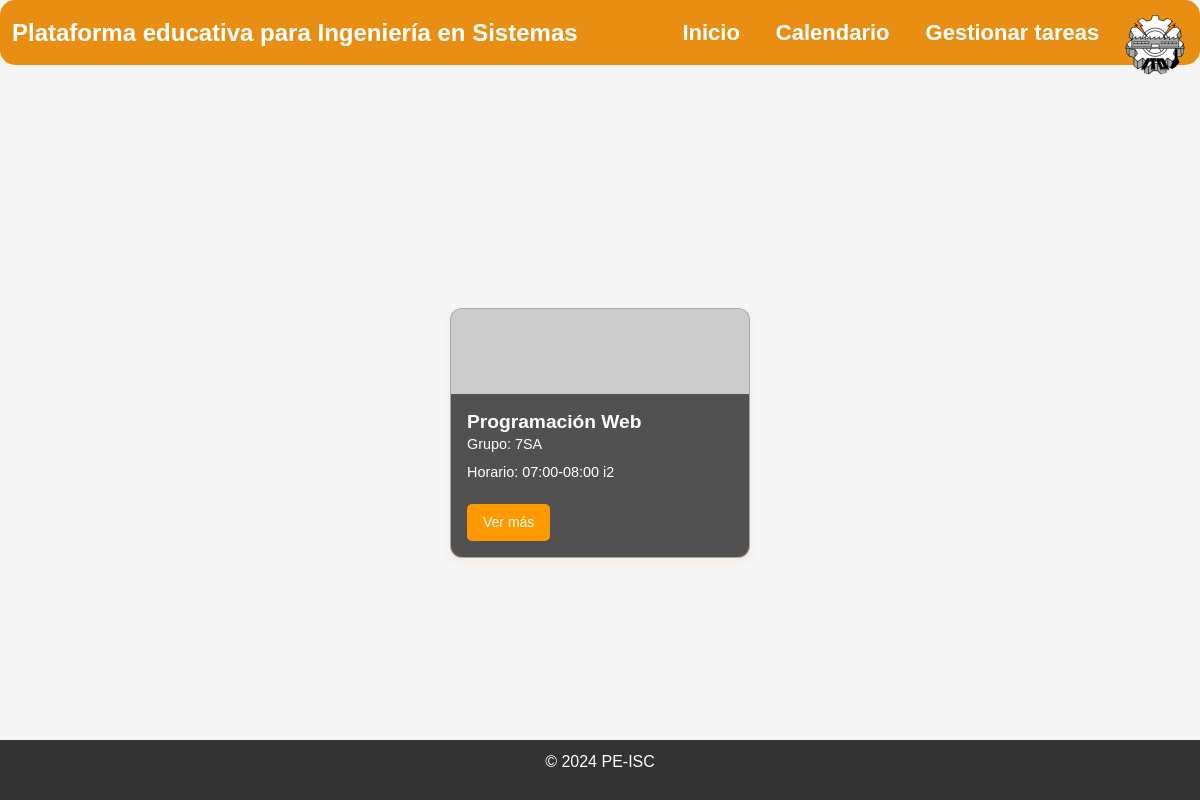
Page /inicioProfesor.php (signed in) on the committed database.
### tables this page shows
CREATE TABLE `grupos` (
  `id_grupo` int(11) NOT NULL,
  `id_curso` int(11) DEFAULT NULL,
  `nombre_grupo` varchar(100) NOT NULL,
  `horario` varchar(20) DEFAULT NULL,
  `aula` varchar(50) DEFAULT NULL
);

CREATE TABLE `cursos` (
  `id_curso` int(11) NOT NULL,
  `nombre_curso` varchar(100) NOT NULL,
  `id_docente` int(11) DEFAULT NULL,
  `fecha_creacion` timestamp NOT NULL DEFAULT current_timestamp(),
  `imagen_url` varchar(255) DEFAULT NULL
);

### inicioProfesor.php (the view, shortened to what this page needs)
<?php
$num_control = $_SESSION['usuario'];
$conexion = mysqli_connect("localhost", "root", "", "peis");
?>
<!DOCTYPE html>
<html lang="es">
<head>
    <link rel="stylesheet" href="bootstrap-5.3.3/css/bootstrap.min.css">
    <link rel="stylesheet" href="css/iniciosesionalumno.css">
    <link rel="stylesheet" href="css/estilostarjetas.css">
</head>
<body>
<nav class="navbar navbar-expand-lg">
    <div class="container-fluid">
        <a class="navbar-brand text-center" href="#">Plataforma educativa para Ingeniería en Sistemas</a>
        <div class="collapse navbar-collapse justify-content-center">
            <ul class="navbar-nav">
                <li class="nav-item">
                    <a class="nav-link" href="inicioProfesor.php">Inicio</a>
                </li>
                <li class="nav-item">
                    <a class="nav-link" href="calendarioProfesor.php">Calendario</a>
                </li>
                <li class="nav-item">
                    <a class="nav-link" href="gestionTareasProfesor.php">Gestionar tareas</a>
                </li>
            </ul>
        </div>
    </div>
</nav>
<div class="profile-container">
    <a href="#" id="perfilDropdown" data-bs-toggle="dropdown" aria-expanded="false">
        <img src="img/Logoito120.png" alt="Foto de perfil" class="profile-img">
    </a>
</div>
<main>
    <div class="card-container">
    <?php
    try {
        $consulta_materias = "
            SELECT
                c.id_curso,
                c.nombre_curso AS nombre_materia,
                g.nombre_grupo,
                c.imagen_url,
                g.horario,
                g.aula
            FROM
                cursos c
            JOIN
                grupos g ON c.id_curso = g.id_curso
            WHERE
                c.id_docente = '$num_control'
            ORDER BY
                c.nombre_curso, g.nombre_grupo
        ";
        $resultado_materias = mysqli_query($conexion, $consulta_materias);
        if ($resultado_materias && mysqli_num_rows($resultado_materias) > 0) {
            while ($row = mysqli_fetch_assoc($resultado_materias)) {
                $imagen_url = $row['imagen_url'];
                $id_curso = $row['id_curso'];
                echo "<div class='card' style='background-image: url($imagen_url)'>";
                echo "<div class='card-content'>";
                echo "<h2 class='card-title'>" . $row['nombre_materia'] . "</h2>";
                echo "<p class='card-subtitle'>Grupo: " . $row['nombre_grupo'] . "</p>";
                echo "<p class='card-subtitle'>Horario: " . $row['horario'] . ' ' . $row['aula'] . "</p>";
                echo "<button class='view-more' onclick='showTasks($id_curso)'>Ver más</button>";
                echo "</div>";
                echo "</div>";
            }
        } else {
            echo "<p class='text-center'>No tienes materias asignadas actualmente.</p>";
        }
    } catch (mysqli_sql_exception $e) {
        echo "Error en la consulta: " . $e->getMessage();
    }
    ?>
    </div>
</main>
<footer>
    <p>© 2024 PE-ISC</p>
</footer>
</body>
</html>

### css/iniciosesionalumno.css (style rules this page uses)
body { background-color: #fae8ce; }
.navbar-brand { font-size: 24px !important; }
.navbar-expand-lg { border-radius: 15px; }
.navbar { background-color: #e88f13 !important; }
.navbar-nav .nav-link { font-size: 22px !important; color: #ffffff !important; }
footer { background-color: #333; color: white; text-align: center; padding: 10px 0; position: fixed; bottom: 0; width: 100%; }

### css/estilostarjetas.css (style rules this page uses)
* { margin: 0; padding: 0; box-sizing: border-box; }
.card-container { display: flex; flex-wrap: wrap; gap: 20px; justify-content: center; padding: 20px; }
.card { width: 300px; height: 250px; border-radius: 8px; overflow: hidden; box-shadow: 0 4px 8px rgba(245, 131, 0, 0.1) !important; background-size: cover; background-position: center; color: rgb(255, 255, 255); position: relative; }
.card-title { font-size: 18px; font-weight: bold; margin-bottom: 5px; }
.card-subtitle { font-size: 14px; margin-bottom: 10px; }
.view-more { padding: 8px 12px; border: none; border-radius: 4px; background-color: #e88f13; color: white; font-size: 14px; cursor: pointer; transition: background-color 0.3s; }

### inicioProfesor.php (style rules this page uses)
body { font-family: Arial, sans-serif; background-color: #f5f5f5; display: flex; flex-direction: column; min-height: 100vh; }
.navbar { background-color: #ff9900; }
.navbar-brand, .navbar-nav .nav-link { color: white; font-weight: bold; }
.navbar .container-fluid { display: flex; justify-content: center; }
.navbar-nav { display: flex; gap: 20px; }
.profile-img { width: 60px; height: 60px; border-radius: 50%; object-fit: cover; }
.profile-container { position: absolute; top: 15px; right: 15px; }
main { flex: 1; display: flex; justify-content: center; align-items: center; }
.card-container { display: flex; justify-content: center; align-items: center; gap: 20px; padding: 20px; }
.card { width: 300px; height: 250px; border-radius: 12px; box-shadow: 0 4px 12px rgba(0, 0, 0, 0.15); background-size: cover; background-position: center; display: flex; flex-direction: column; justify-content: flex-end; overflow: hidden; transition: transform 0.3s, box-shadow 0.3s; }
.card-content { background: rgba(0, 0, 0, 0.6); color: white; padding: 16px; }
.card-title { font-size: 1.2em; font-weight: bold; }
.card-subtitle { font-size: 0.9em; }
.view-more { background-color: #ff9900; color: white; border: none; padding: 8px 16px; border-radius: 5px; cursor: pointer; margin-top: 10px; transition: background-color 0.3s; }
footer { background-color: #333; color: white; padding: 10px 0; text-align: center; }

### rows in the picture
grupos: id_curso.nombre_curso "Programación Web", nombre_grupo "7SA", horario "07:00-08:00", aula "i2"
